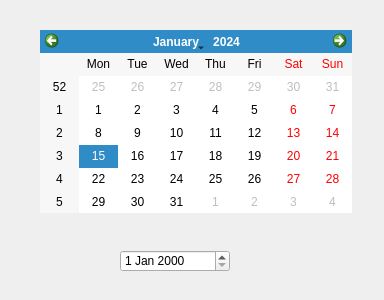
<?xml version="1.0" encoding="UTF-8"?>
<ui version="4.0">
 <class>Dialog</class>
 <widget class="QDialog" name="Dialog">
  <property name="geometry">
   <rect>
    <x>0</x>
    <y>0</y>
    <width>384</width>
    <height>300</height>
   </rect>
  </property>
  <property name="windowTitle">
   <string>Dialog</string>
  </property>
  <widget class="QCalendarWidget" name="calendarWidget">
   <property name="geometry">
    <rect>
     <x>40</x>
     <y>30</y>
     <width>312</width>
     <height>183</height>
    </rect>
   </property>
  </widget>
  <widget class="QDateEdit" name="dateEdit">
   <property name="geometry">
    <rect>
     <x>120</x>
     <y>250</y>
     <width>110</width>
     <height>22</height>
    </rect>
   </property>
  </widget>
 </widget>
 <resources/>
 <connections/>
</ui>
